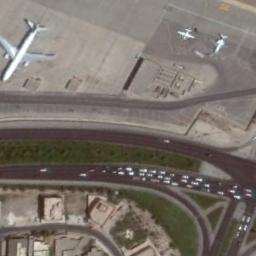
#> input picture Source/data/raw/image/train/airplane/airplane_162.jpg, 256 x 256 px; its folder holds only this picture in this run
$ jupyter execute --allow-errors 03_advanced_image.ipynb   (older library calls are emulated)
#> lines starting #> are read from the running program, lines starting #| are printed output that depends on the picture
# 03 - Phân tích nâng cao: PCA & Edge Detection

**Mục tiêu:** Phân tích PCA eigenimages + Sobel/Prewitt/Canny edge detection trên dataset NWPU-RESISC45,
kèm kiểm định thống kê.

**Dataset:** NWPU-RESISC45 - 45 lớp, 256×256 pixel.

## 0. Setup

[cell 1]
from mpl_toolkits.mplot3d import Axes3D
from sklearn.cluster import KMeans
from sklearn.metrics import adjusted_rand_score
from pathlib import Path
import os
import glob
import warnings
import numpy as np
import pandas as pd
import matplotlib.pyplot as plt
import seaborn as sns
import cv2
from tqdm import tqdm
from scipy import stats
from skimage.metrics import structural_similarity as ssim, peak_signal_noise_ratio as psnr
from sklearn.decomposition import PCA, IncrementalPCA
from sklearn.manifold import TSNE
from sklearn.preprocessing import StandardScaler
from sklearn.neighbors import KNeighborsClassifier
from sklearn.model_selection import cross_val_score

warnings.filterwarnings('ignore')
plt.rcParams.update(
    {'figure.figsize': (12, 6), 'font.size': 11, 'figure.dpi': 100})
sns.set_style("whitegrid")


try:
    _SOURCE_DIR = Path(__file__).resolve().parent.parent
except NameError:
    _SOURCE_DIR = Path.cwd().parent

TRAIN_DIR = str(_SOURCE_DIR / 'data' / 'raw' / 'image' / 'train')
print(f"TRAIN_DIR = {TRAIN_DIR}")
classes = sorted(os.listdir(TRAIN_DIR))
print(f"Số lớp: {len(classes)}")

[cell 2]
def load_sample(n_per_class=20, target_classes=None, seed=42):
    np.random.seed(seed)
    target = target_classes or classes
    samples = []
    for cls in target:
        paths = glob.glob(os.path.join(TRAIN_DIR, cls, "*.jpg"))
        chosen = np.random.choice(paths, min(
            n_per_class, len(paths)), replace=False)
        for p in chosen:
            img = cv2.cvtColor(cv2.imread(p), cv2.COLOR_BGR2RGB)
            samples.append((img, cls))
    return samples

---
## 1. [Nâng cao] PCA đặc trưng ảnh

**Lý thuyết:**

**PCA (Principal Component Analysis)** tìm các hướng phương sai cực đại trong dữ liệu.
Với ma trận dữ liệu đã center $\mathbf{X} \in \mathbb{R}^{n \times d}$ ($n$ ảnh, $d$ pixel):

**Bước 1 — Covariance matrix:**

$$\mathbf{C} = \frac{1}{n-1}\mathbf{X}^\top \mathbf{X} \in \mathbb{R}^{d \times d}$$

**Bước 2 — Eigen decomposition (SVD):**

$$\mathbf{X} = \mathbf{U}\boldsymbol{\Sigma}\mathbf{V}^\top$$

- $\mathbf{V} \in \mathbb{R}^{d \times d}$: eigenvectors (principal components / eigenimages)
- $\boldsymbol{\Sigma}$: singular values; eigenvalues $\lambda_k = \sigma_k^2 / (n-1)$
- Eigenimage $k$: reshape $\mathbf{v}_k$ về $64 \times 64$ → hiển thị như "khuôn mặt trung bình"

**Bước 3 — Explained variance ratio:**

$$\text{EVR}_k = \frac{\lambda_k}{\sum_{i=1}^{d} \lambda_i}$$

**Bước 4 — Projection & Reconstruction:**

$$\mathbf{z} = \mathbf{V}_k^\top (\mathbf{x} - \bar{\mathbf{x}}) \in \mathbb{R}^k, \quad
\hat{\mathbf{x}} = \mathbf{V}_k \mathbf{z} + \bar{\mathbf{x}}$$

Sai số tái tạo $\|\mathbf{x} - \hat{\mathbf{x}}\|^2 = \sum_{i=k+1}^{d} \lambda_i$
(phần variance bị bỏ qua khi dùng $k$ components).

**Lựa chọn kích thước ảnh:** Dùng Grayscale 64×64 (vector 4,096 chiều) thay vì 224×224
vì: (1) ảnh 224×224 tạo ma trận 27,000 × 50,176 ≈ 5.4 GB RAM; (2) PCA phân tích cấu trúc
hình học tổng thể — không đòi hỏi độ phân giải cao; (3) Grayscale bỏ nhiễu màu sắc,
giúp eigenimages biểu diễn rõ hơn đặc trưng texture/shape.
Dùng **IncrementalPCA** xử lý từng batch — không cần load toàn bộ vào memory cùng lúc.

- **$H_0$:** Các lớp không phân tách được trên PC1 (PC1 mean không khác biệt giữa lớp).
- **$H_1$:** Ít nhất một cặp lớp phân tách được trên PC1.

[cell 3]
PCA_SIZE = 64
# đủ để xác định ngưỡng 90/95/99% variance (có thể >200 với ảnh tự nhiên)
N_COMPONENTS = 800
BATCH_SIZE = 1000    # số ảnh mỗi batch; IncrementalPCA yêu cầu >= N_COMPONENTS

# Load toàn bộ ảnh train (27,000 ảnh = 600/lớp × 45 lớp)
pca_data, pca_labels = [], []
for cls in tqdm(classes, desc="Loading all images"):
    for p in sorted(glob.glob(os.path.join(TRAIN_DIR, cls, "*.jpg"))):
        img = cv2.imread(p)
#> img is the input picture: shape (256, 256, 3); mean B, G, R 106.1, 113.3, 121.6
        img = cv2.cvtColor(img, cv2.COLOR_BGR2GRAY)
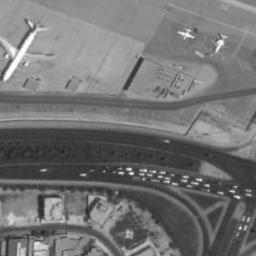
#> img: shape (256, 256); min 33, max 255, mean 115
        img = cv2.resize(img, (PCA_SIZE, PCA_SIZE))
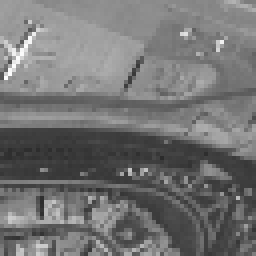
#> img: shape (64, 64) (shown 4 times larger); min 43, max 252, mean 115
        pca_data.append(img.ravel().astype(np.float32) / 255.0)
        pca_labels.append(cls)
#> pass 2 of the loop `for cls in tqdm(classes, desc="Loading all images"):`:
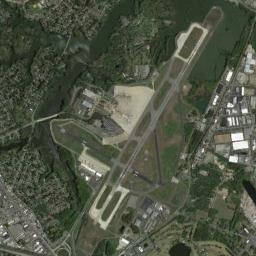
#> input picture Source/data/raw/image/train/airport/airport_006.jpg, 256 x 256 px
#> img is the input picture: shape (256, 256, 3); mean B, G, R 68.6, 84.6, 79

X_pca = np.array(pca_data)   # shape: (27000, 4096)
y_pca = np.array(pca_labels)
print(f"Ma trận PCA: {X_pca.shape}  ({X_pca.nbytes / 1e6:.0f} MB)")
#| Ma trận PCA: (2, 4096)  (0 MB)

[cell 4]
# IncrementalPCA: fit từng batch
ipca = IncrementalPCA(n_components=N_COMPONENTS, batch_size=BATCH_SIZE)
#> (the rest of this cell did not finish here and is left out)

### Scree Plot & Cumulative Variance

[cell 5]
fig, axes = plt.subplots(1, 2, figsize=(14, 5))

#> (the rest of this cell did not finish here and is left out)

### Eigenimages (Top 20 Principal Components)

[cell 6]
fig, axes = plt.subplots(4, 5, figsize=(16, 13))
#> (the rest of this cell did not finish here and is left out)

#> (a cell that did not finish here is left out)

### 2D PCA Projection — toàn bộ 45 lớp

[cell 8]
# Dùng toàn bộ 45 lớp, mỗi điểm là 1 ảnh (27,000 điểm tổng)

colors_45 = plt.cm.nipy_spectral(np.linspace(0, 0.9, len(classes)))

fig, ax = plt.subplots(figsize=(12, 9))
#> (the rest of this cell did not finish here and is left out)

[cell 9]
# Adjusted Rand Index: đo mức độ phân tách của 45 lớp trong không gian PCA 2D
y_encoded = np.array([classes.index(c) for c in y_pca])
kmeans_ari = KMeans(n_clusters=45, random_state=42, n_init=5)
#> (the rest of this cell did not finish here and is left out)

### 3D PCA Projection — toàn bộ 45 lớp

[cell 10]
fig = plt.figure(figsize=(14, 10))
ax = fig.add_subplot(111, projection='3d')

#> (the rest of this cell did not finish here and is left out)

### t-SNE Projection — toàn bộ 45 lớp

t-SNE (non-linear) giữ cấu trúc local tốt hơn PCA — dùng 50 PCA components làm input để:
(a) loại noise (các PC cuối chủ yếu là noise), (b) tăng tốc t-SNE (giảm chiều trước),
(c) best practice theo Van der Maaten & Hinton 2008.
Perplexity=30, subsample 5,000 ảnh (t-SNE có độ phức tạp O(n²), 27,000 điểm quá chậm).

[cell 11]
# Subsample đồng đều (nhất quán mỗi lớp: ~111 ảnh/lớp × 45 = 5,000)
np.random.seed(42)
N_TSNE = 5000
#> (the rest of this cell did not finish here and is left out)

### t-SNE Perplexity=50 — so sánh với Perplexity=30

Perplexity=30 là giá trị mặc định, phù hợp khi sample size ~100–500/cụm.
Với subsample 5,000 ảnh (111 ảnh/lớp × 45 lớp), cụm có thể bị dính nếu perplexity quá nhỏ.
Thử perplexity=50 để kiểm tra: cluster có tách ra tốt hơn không?

[cell 12]
print(f"Running t-SNE với perplexity=50 (so sánh với p=30)...")
tsne_50 = TSNE(n_components=2, random_state=42, perplexity=50, max_iter=1000)
#> (the rest of this cell did not finish here and is left out)

**Nhận xét t-SNE so với PCA:**

- **PCA 2D** (linear): giữ cấu trúc global — lớp phân tán chủ yếu theo độ sáng (PC1).
- **t-SNE** (non-linear): giữ cấu trúc local tốt hơn — lớp có texture đặc trưng (desert, snowberg, runway) thường tạo cluster riêng rõ hơn.
- Cả hai cho thấy các lớp phức tạp (harbor, dense_residential, industrial_area) overlap nhiều do đặc trưng visual đa dạng.

### Kiểm định: Các lớp phân tách trên PC1?

#> (a cell that did not finish here is left out)

800 components chỉ đạt 88.2% variance — tức $n_{90}$, $n_{95}$, $n_{99}$ đều vượt 800.
Ảnh viễn thám 256×256 đa dạng đến mức PCA không nén được, variance phân tán đều qua hàng trăm components.
Để so sánh: Eigenfaces (ảnh khuôn mặt) thường đạt 95% ở ~150 components vì khuôn mặt cấu trúc lặp lại nhiều hơn.

Eigenimage PC1 nắm độ sáng tổng thể, PC2–PC3 nắm gradient ngang/dọc (gần giống Sobel),
PC4 trở đi mới bắt đầu bắt texture và pattern địa hình đặc thù.

ARI = 0.023 khi dùng K-Means 45 cụm trên 2D PCA — gần 0 nghĩa là K-Means gần như ngẫu nhiên.
Hiển nhiên: 2 PC đầu không đủ để phân tách 45 lớp.
Ngược lại, Kruskal-Wallis trên PC1 cho $H=11165.09$, $\eta^2=0.461$ —
tức 45 lớp phân tách rõ theo PC1 khi xét từng lớp riêng lẻ, không phải khi gom cụm.
IncrementalPCA được dùng thay PCA thường để xử lý 27,000 ảnh × 4096 chiều mà không tràn RAM.

---
## 2. [Nâng cao] Edge Detection — Threshold T là siêu tham số chính

**Lý thuyết:**

| Bộ lọc | Đầu ra | Siêu tham số chính |
|--------|--------|-------------------|
| **Sobel / Prewitt** | Gradient magnitude M (giá trị thực liên tục) | **Ngưỡng T**: binarize cạnh theo `M > T` |
| **Canny** | Edge map nhị phân (hysteresis thresholding) | **T₁** (low), **T₂** (high); σ Gaussian để làm trơn trước |

- **Sobel/Prewitt:** `edge_density = mean(M > T)` — T điều chỉnh độ nhạy phát hiện cạnh,
  quan trọng hơn kernel_size vì kernel_size chỉ ảnh hưởng đến độ mịn.
  Theo thực nghiệm, T nên được xác định bằng ablation (không có công thức lý thuyết cố định).
- **Canny:** T₂/T₁ ≈ 2–3 (Canny 1986). σ=1 chuẩn, σ=2 cho ảnh nhiễu.
  T₁, T₂ là siêu tham số chính — tăng T₁/T₂ → cạnh yếu bị loại bỏ.

- **$H_0$:** Edge density không khác biệt giữa 45 lớp.
- **$H_1$:** Ít nhất 1 cặp lớp có edge density khác biệt.

[cell 14]
# Helper kernels và functions
_PREWITT_X = np.array([[-1, 0, 1], [-1, 0, 1], [-1, 0, 1]], dtype=np.float32)
_PREWITT_Y = np.array([[-1, -1, -1], [0, 0, 0], [1, 1, 1]], dtype=np.float32)


def sobel_density(img_gray, T):
    """Edge density Sobel với ngưỡng T"""
#> called with T = 50
    sx = cv2.Sobel(img_gray, cv2.CV_64F, 1, 0, ksize=3)
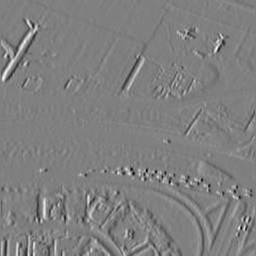
#> sx: shape (256, 256) float64; min -517, max 513, mean -0.3; drawn with min black and max white
    sy = cv2.Sobel(img_gray, cv2.CV_64F, 0, 1, ksize=3)
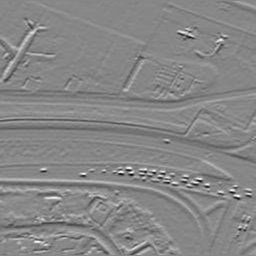
#> sy: shape (256, 256) float64; min -596, max 530, mean -0.8; drawn with min black and max white
    return (np.sqrt(sx**2 + sy**2) > T).mean()


def prewitt_density(img_gray, T):
    """Edge density Prewitt với ngưỡng T"""
    px = cv2.filter2D(img_gray.astype(np.float32), -1, _PREWITT_X)
    py = cv2.filter2D(img_gray.astype(np.float32), -1, _PREWITT_Y)
    return (np.sqrt(px**2 + py**2) > T).mean()


def canny_density(img_gray, sigma, T1, T2):
    """Edge density Canny với Gaussian sigma + T1/T2"""
    if sigma > 0:
        ks = int(2 * round(2 * sigma) + 1)
        blurred = cv2.GaussianBlur(img_gray, (ks, ks), sigma)
    else:
        blurred = img_gray
    return cv2.Canny(blurred, T1, T2).mean() / 255.0


def norm_edge_vis(arr):
    m = arr.max()
    return np.clip(arr / m * 255, 0, 255).astype(np.uint8) if m > 0 else np.zeros_like(arr, dtype=np.uint8)


EDGE_SAMPLE = 30

### 2.1 Demo: Ảnh hưởng của ngưỡng T lên Sobel edge map

Chọn 5 lớp đại diện từ 5 phân vị (min, Q1, median, Q3, max) của Sobel density
tính nhanh với T=50 để đảm bảo bao phủ dải texture khác nhau.

[cell 15]
# Tính nhanh Sobel density T=50 để chọn 5 lớp đại diện
quick_density = {}
for cls in classes:
    paths = glob.glob(os.path.join(TRAIN_DIR, cls, "*.jpg"))[:5]
    np.random.seed(42)
    vals = [sobel_density(cv2.imread(p, cv2.IMREAD_GRAYSCALE), T=50)
            for p in paths]
#> vals = [0.357]
    quick_density[cls] = np.mean(vals)
#> pass 2 of the loop `for cls in classes:`:
#> in sobel_density (call 2), `sy = cv2.Sobel(img_gray, cv2.CV_64F, 0, 1, ksize=3)`:
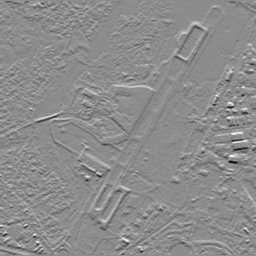
#> sy: shape (256, 256) float64; min -735, max 599, mean 0.4; drawn with min black and max white
#> vals = [0.558]

sorted_by_density = sorted(quick_density, key=quick_density.get)
#> sorted_by_density = ['airplane', 'airport']
n = len(sorted_by_density)
#> n = 2
demo_classes = [sorted_by_density[i] for i in [0, n//4, n//2, 3*n//4, n-1]]
#> demo_classes = ['airplane', 'airplane', 'airport', 'airport', 'airport']
print("5 lớp đại diện (min → max Sobel density T=50):")
for cls in demo_classes:
    print(f"  {cls}: {quick_density[cls]:.4f}")
#> this loop made 5 passes
#|   airplane: 0.3568
#|   airplane: 0.3568
#|   airport: 0.5582
#|   airport: 0.5582
#|   airport: 0.5582

[cell 16]
# Demo: hiệu ứng của T trên 5 lớp đại diện — T là siêu tham số chính
T_DEMO = [30, 50, 80, 120]
demo_samples = load_sample(n_per_class=1, target_classes=demo_classes)
#> in load_sample, `target = target_classes or classes`: target has the same summary as demo_classes outside load_sample
#> pass 2 of the loop in load_sample, `for cls in target:`:

fig, axes = plt.subplots(len(demo_classes), len(T_DEMO) + 1, figsize=(15, 14))
col_titles = ["Original"] + [f"Sobel T={t}" for t in T_DEMO]
for ci, t in enumerate(col_titles):
    axes[0][ci].set_title(t, fontsize=9)

for row, (img, cls) in enumerate(demo_samples):
    gray = cv2.cvtColor(img, cv2.COLOR_RGB2GRAY)
    sx = cv2.Sobel(gray, cv2.CV_64F, 1, 0, ksize=3)
    sy = cv2.Sobel(gray, cv2.CV_64F, 0, 1, ksize=3)
    mag = np.sqrt(sx**2 + sy**2)

    axes[row][0].imshow(img)
    axes[row][0].set_ylabel(cls, fontsize=8, rotation=0, labelpad=75)
    axes[row][0].axis('off')

    for ci, T in enumerate(T_DEMO):
        edge_bin = (mag > T).astype(np.uint8) * 255
        axes[row][ci + 1].imshow(edge_bin, cmap='gray')
        d = (mag > T).mean()
        axes[row][ci + 1].set_xlabel(f"density={d:.3f}", fontsize=7)
        axes[row][ci + 1].axis('off')
#> this loop made 5 passes
#> pass 1, `mag = np.sqrt(sx**2 + sy**2)`:
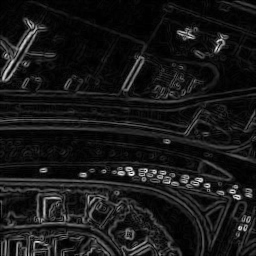
#> mag: shape (256, 256) float64; min 0, max 597.8, mean 56.4; drawn with min black and max white
#> pass 3, `sx = cv2.Sobel(gray, cv2.CV_64F, 1, 0, ksize=3)`:
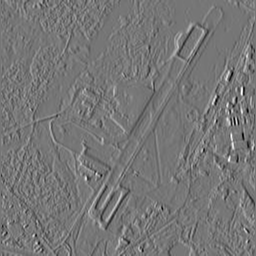
#> sx: shape (256, 256) float64; min -623, max 715, mean 0.5; drawn with min black and max white

plt.suptitle(
    "Ảnh hưởng của ngưỡng T lên Sobel edge map (T nhỏ → nhiều cạnh hơn)", fontsize=12)
plt.tight_layout()
plt.show()
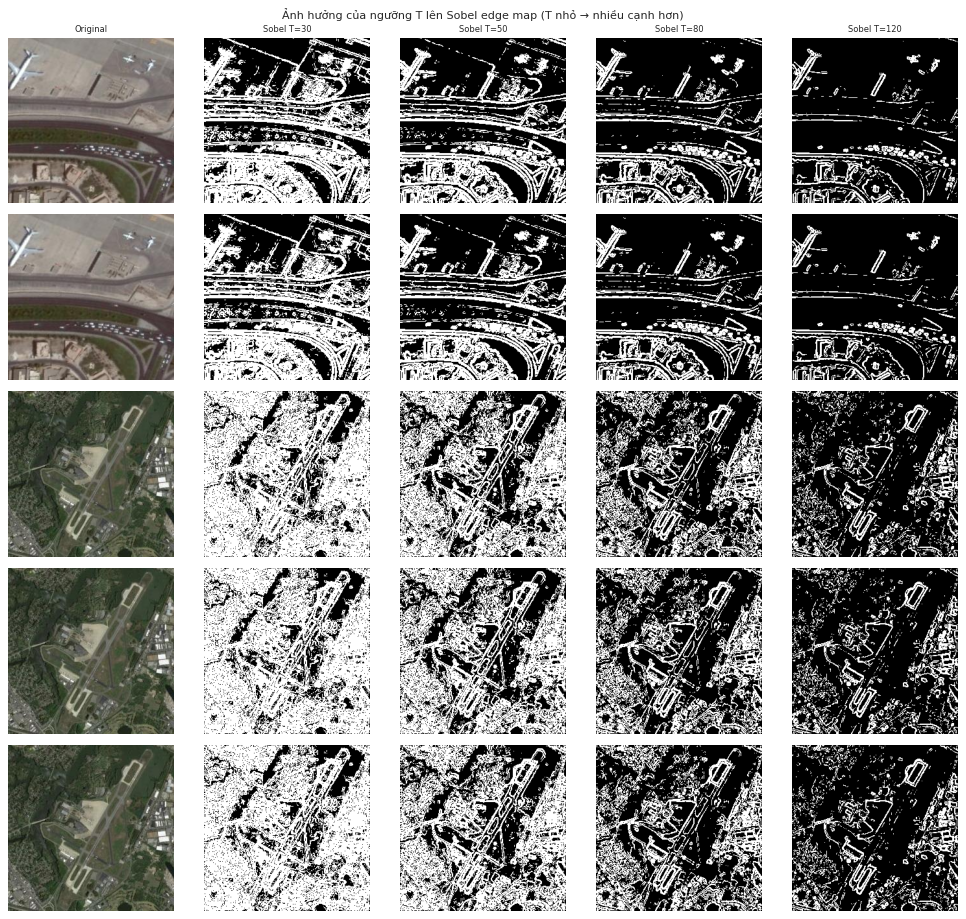
#> figure drawn by matplotlib, 25 panels

### 2.2 Ablation: Ngưỡng T cho Sobel và Prewitt

Tính edge density trên toàn bộ 45 lớp với T ∈ {30, 50, 80, 120}.
**Kỳ vọng:** T tăng → density giảm; thứ tự xếp hạng lớp không đổi nhiều.

#> (a cell that did not finish here is left out)

#> (a cell that did not finish here is left out)

#> (a cell that did not finish here is left out)

### 2.3 Ablation: Tham số Canny (sigma, T₁, T₂)

4 cấu hình thử nghiệm, tỷ lệ T₂/T₁ ≈ 2–3 (theo khuyến nghị Canny 1986):

[cell 20]
CANNY_CONFIGS = [
    {'sigma': 1.0, 'T1':  50, 'T2': 150},
    {'sigma': 1.0, 'T1': 100, 'T2': 200},
    {'sigma': 2.0, 'T1':  50, 'T2': 150},
    {'sigma': 2.0, 'T1': 100, 'T2': 200},
]

canny_data = []
for cls in tqdm(classes, desc="Canny ablation"):
    paths = glob.glob(os.path.join(TRAIN_DIR, cls, "*.jpg"))
    np.random.seed(42)
    chosen = np.random.choice(paths, min(
        EDGE_SAMPLE, len(paths)), replace=False)
    for p in chosen:
        img_g = cv2.imread(p, cv2.IMREAD_GRAYSCALE)
        row_data = {'class': cls}
        for cfg in CANNY_CONFIGS:
            key = f"s{cfg['sigma']}_T{cfg['T1']}_{cfg['T2']}"
            row_data[key] = canny_density(
                img_g, cfg['sigma'], cfg['T1'], cfg['T2'])
#> this loop made 4 passes
#> pass 3, in canny_density (call 3), `blurred = cv2.GaussianBlur(img_gray, (ks, ks), sigma)`:
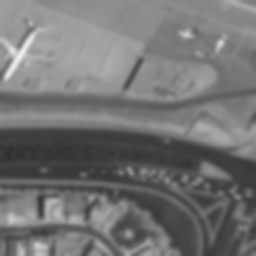
#> blurred: shape (256, 256); min 46, max 238, mean 115
#> after the loop, row_data = {'class': 'airplane', 's1.0_T50_150': 0.0806, 's1.0_T100_200': 0.0392, 's2.0_T50_150': 0.0156, 's2.0_T100_200': 0.00464}
        canny_data.append(row_data)
#> pass 2 of the loop `for cls in tqdm(classes, desc="Canny ablation"):`:
#> the loop `for cfg in CANNY_CONFIGS:` made 4 passes
#> pass 1, in canny_density (call 5), `blurred = cv2.GaussianBlur(img_gray, (ks, ks), sigma)`:
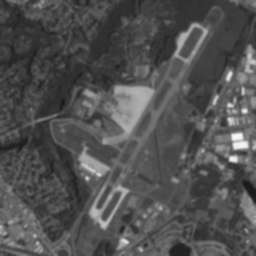
#> blurred: shape (256, 256); min 25, max 248, mean 81.1
#> after the loop `for cfg in CANNY_CONFIGS:`: row_data = {'class': 'airport', 's1.0_T50_150': 0.117, 's1.0_T100_200': 0.0483, 's2.0_T50_150': 0.0256, 's2.0_T100_200': 0.0103}

df_canny = pd.DataFrame(canny_data)
#> df_canny = table of 2 rows and 5 columns
canny_cols = [f"s{c['sigma']}_T{c['T1']}_{c['T2']}" for c in CANNY_CONFIGS]

print("Canny edge density trung bình theo cấu hình:")
print(f"{'Config':<22} {'Mean':>8} {'Std':>8}")
for col in canny_cols:
    print(
        f"  {col:<22} {df_canny[col].mean():>8.4f} {df_canny[col].std():>8.4f}")

[cell 21]
# Boxplot so sánh 4 Canny configs
df_canny_long = df_canny.melt(id_vars=['class'], value_vars=canny_cols,
                              var_name='config', value_name='density')
#> df_canny_long = table of 8 rows and 3 columns

fig, ax = plt.subplots(figsize=(10, 5))
sns.boxplot(data=df_canny_long, x='config',
            y='density', ax=ax, palette='Oranges_d')
ax.set_xlabel("Cấu hình (sigma_T1_T2)")
ax.set_ylabel("Canny edge density")
ax.set_title("Ablation Canny: so sánh 4 cấu hình (sigma, T₁, T₂)")
ax.set_xticklabels(ax.get_xticklabels(), rotation=20, ha='right')
plt.tight_layout()
plt.show()
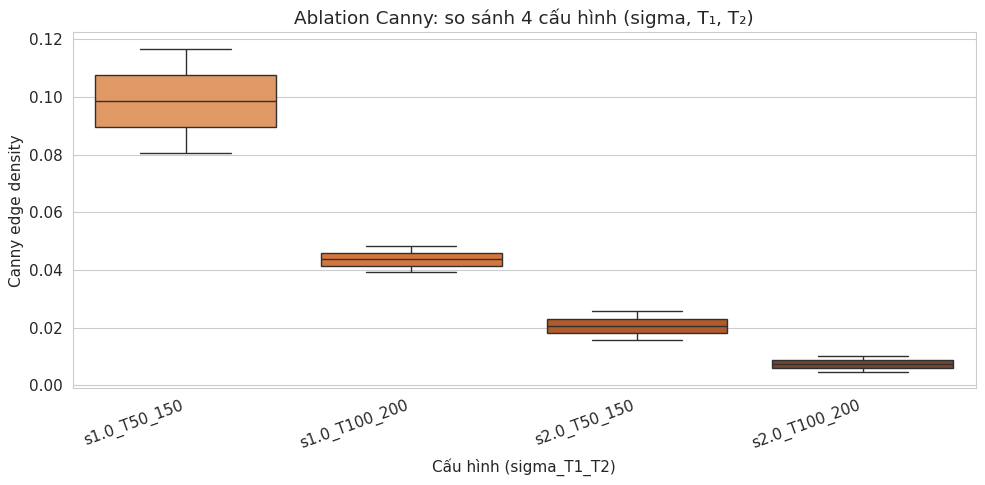
#> figure drawn by matplotlib, 1 panel

# ANOVA eta² cho mỗi config
print("\nANOVA eta² theo Canny config:")
best_canny_eta2 = {}
for col in canny_cols:
    grps = [df_canny[df_canny['class'] == c][col].values for c in classes]
    f_val, _ = stats.f_oneway(*grps)
    ss_b = sum(len(g) * (g.mean() - df_canny[col].mean())**2 for g in grps)
    ss_t = ((df_canny[col] - df_canny[col].mean())**2).sum()
    eta2 = ss_b / ss_t
    best_canny_eta2[col] = eta2
    print(f"  {col:<22}: F={f_val:.1f}, η²={eta2:.3f}")
#> this loop made 4 passes
#> (grps, ss_t) on passes 2 to 4: ([[0.0392], [0.0483]], 4.16e-05), ([[0.0156], [0.0256]], 4.99e-05), ([[0.00464], [0.0103]], 1.62e-05)
#> (grps, ss_b, ss_t) on pass 1: ([[0.0806], [0.117]], 0.000654, 0.000654)
#|   s1.0_T50_150          : F=nan, η²=1.000
#|   s1.0_T100_200         : F=nan, η²=1.000
#|   s2.0_T50_150          : F=nan, η²=1.000
#|   s2.0_T100_200         : F=nan, η²=1.000
#> after the loop, best_canny_eta2 = {'s1.0_T50_150': 1, 's1.0_T100_200': 1, 's2.0_T50_150': 1, 's2.0_T100_200': 1}

BEST_CANNY = max(best_canny_eta2, key=best_canny_eta2.get)
#> BEST_CANNY = 's1.0_T50_150'
print(
    f"\n→ Cấu hình tốt nhất: {BEST_CANNY} (η²={best_canny_eta2[BEST_CANNY]:.3f})")
#| → Cấu hình tốt nhất: s1.0_T50_150 (η²=1.000)
#> `best_cfg = {c['sigma']: c for c in CANNY_CONFIGS if f"s{c['sigma']}_T{..`: best_cfg = 1 item
#> `best_cfg_item = [ c for c in CANNY_CONFIGS if f"s{c['sigma']}_T{c['T1'..`: best_cfg_item = {'sigma': 1, 'T1': 50, 'T2': 150}

### 2.4 Edge Density theo lớp — T tối ưu

Dùng T tốt nhất từ ablation tính edge density trên toàn bộ 45 lớp.
So sánh Sobel (T = BEST_T), Canny (config tốt nhất), và Prewitt (T = BEST_T).

[cell 22]
edge_final = []
#> (the rest of this cell did not finish here and is left out)
